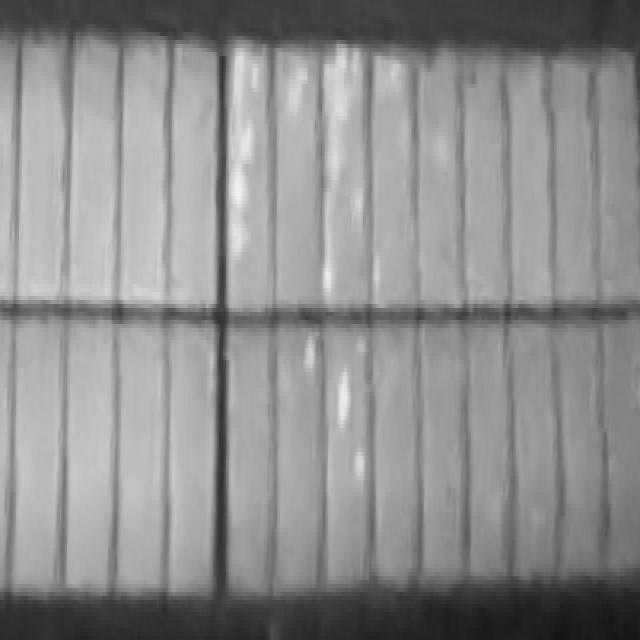
#> input picture dataset/train/HotSpot/-_png_jpg.rf.c1f120e967e66eb2b107ade0008847dc.jpg, 640 x 640 px; its folder holds only this picture in this run
$ python onlyfault.py dataset/train/HotSpot/-_png_jpg.rf.c1f120e967e66eb2b107ade0008847dc.jpg
#> lines starting #> are read from the running program, lines starting #| are printed output that depends on the picture
#> further down, img is the input picture: shape (640, 640, 3); min 20, max 241, mean 141.1
# ==============================================================================
# Thermal Image Analysis System for Photovoltaic Fault Detection   (v3)
# ------------------------------------------------------------------------------
# PIPELINE
#
#   1. TILT          coarse-to-fine projection-variance scan  ->  2-D FFT verification
#   2. PANEL AREA    LTI moving-variance maps (coarse window = area, fine window = borders),
#                    cut automatically with Otsu on a LOG scale
#   3. PANEL EDGES   1-level 2-D DWT edge bands (horizontal / vertical borders)
#   4. PANEL ROI     variance blobs -> morphological closing -> INSIDE CHECK
#                    (grow / trim / split / verify every row) -> DWT border snap -> +1 px pad
#   5. NOISE + HEAT  3x3 median noise removal inside the panel, thermal-delta map
#                    (pixel - local panel background), static row structure removed
#   6. HARD WAVELET  hard-threshold DWT of the heat map inside the ROI; two outputs:
#                      - thermal anomaly       (de-noised heat above threshold)
#                      - abrupt brightness increase (surviving detail coefficients)
#                    BOTH are marked as anomalies
#   7. CLASSIFY      squarish / small  -> Hotspot
#                    long              -> Line Fault
#                    long + lighter    -> Partial Shading
#
# THRESHOLDS
#   No fixed grey-level numbers.  Every threshold is DERIVED from the image being
#   processed (noise sigma, brightness range, cell size, Otsu split, ...).  `Config`
#   holds only RELATIVE knobs (sigma multipliers, fractions, cell-size multiples).
#   The dashboard has TWO sliders, which are all you normally need:
#       Sensitivity       right = catch weaker anomalies, left = only strong ones
#       Panel ROI cutoff  right = looser (larger ROI),   left = stricter (tighter ROI)
#   The derived absolute values are printed to the console on every update.
#
# Required packages:   pip install opencv-python numpy scipy PyWavelets matplotlib
# Run:                 python pv_fault_detection.py [image_path] [--no-tuner]
# ==============================================================================


# ==============================================================================
# BLOCK 1: IMPORTING LIBRARIES
# ==============================================================================

import sys                                   # Exit gracefully on fatal errors
import copy                                  # Deep-copy the config for the live tuner
import argparse                              # Optional command-line image path
from dataclasses import dataclass, field     # Clean, editable configuration containers
from types import SimpleNamespace            # Lightweight "bag of results" objects

import cv2                                   # OpenCV - image I/O + all computer-vision operations
import numpy as np                           # NumPy - matrix maths
import pywt                                  # PyWavelets - 2-D Discrete Wavelet Transform
import scipy.signal as spsig                 # SciPy Signal - IIR (Butterworth) filter design
from scipy import ndimage as ndi             # SciPy ndimage - nearest-panel-pixel fill
import matplotlib.pyplot as plt              # Matplotlib - diagnostic dashboard
from matplotlib.patches import Polygon       # Draw rotated fault boxes on the plots
from matplotlib.widgets import Slider, Button   # Live threshold tuner

try:                                         # Tkinter is only needed for the file-picker pop-up
    import tkinter as tk
    from tkinter import filedialog
except ImportError:                          # (headless machines: pass the path on the command line)
    tk, filedialog = None, None


# ==============================================================================
# CONFIGURATION  -  the ONLY place you need to edit
# ------------------------------------------------------------------------------
# Every value below is RELATIVE (a multiplier, a fraction, a number of cells).
# The absolute threshold used on a given image is computed from that image.
# ==============================================================================

@dataclass
class TiltCfg:
    coarse_range_deg: float = 45.0      # coarse scan covers  -R ... +R degrees
    coarse_step_deg: float = 1.0        # coarse scan step
    fine_half_range_deg: float = 2.0    # fine scan covers  coarse_winner +/- this
    fine_step_deg: float = 0.1          # fine scan step
    analysis_max_side: int = 640        # angle search runs on a copy no larger than this (speed)
    fft_r_min: float = 0.012            # FFT ring: inner radius (cycles/pixel) - skips DC blob
    fft_r_max: float = 0.30             # FFT ring: outer radius (cycles/pixel)
    agree_tol_deg: float = 3.0          # FFT and projection estimates "agree" inside this


@dataclass
class RoiCfg:
    var_window_frac: float = 0.03       # coarse LTI window (panel AREA)  = this * min(H, W)  (0.03 -> 15 px on 512 px)
    fine_window_frac: float = 0.01      # fine LTI window (panel BORDERS / inside check) = this * min(H, W)
    var_thresh_scale: float = 1.0       # PANEL ROI CUTOFF: x the automatic (Otsu) cut.  <1 stricter, >1 looser
    auto_cutoff: bool = True            # if the ROI is empty / covers almost everything, retry other cutoffs
    inside_frac: float = 0.5            # a row/column is "panel" if it is >= this * the panel's own smoothness
    dark_frac: float = 0.10             # ignore pixels darker than this * (99.5th percentile brightness)
    wavelet: str = 'db4'                # mother wavelet for the panel-edge DWT
    edge_z: float = 4.0                 # a DWT border must exceed  edge_z * robust-noise  to be accepted
    snap_to_edges: bool = True          # extend ROI sides outward onto the DWT panel borders
    close_h_cells: float = 2.5          # horizontal closing kernel = this * cell width (bridges module gaps / faults)
    gap_split_cells: float = 1.2        # a non-panel column band wider than this * cell width splits a row in two
    min_panel_cells: float = 3.0        # smallest ROI blob kept, in cell footprints
    min_smooth_frac: float = 0.35       # a candidate must be at least this fraction smooth surface
    pad_px: int = 1                     # final padding ("1 px add-on")


@dataclass
class ThermalCfg:
    bg_window_cells: float = 4.0        # background median window = this * cell width
    margin_cells: float = 0.06          # ROI rim ignored for detection = this * cell width (min 2 px)
    sensitivity: float = 1.0            # global detection gain.  >1 more sensitive (thresholds / gain)
    z_hi: float = 5.0                   # seed threshold   = z_hi * noise sigma
    z_lo: float = 2.5                   # growth threshold = z_lo * noise sigma
    min_contrast_frac: float = 0.06     # ...but never below this fraction of the image dynamic range
    hyst_ratio: float = 0.5             # growth threshold is at least this * seed threshold
    wavelet: str = 'db4'                # wavelet for the hard-threshold enhancement
    wav_level: int = 2                  # decomposition depth
    wav_tau_scale: float = 0.7          # hard threshold = scale * sigma * sqrt(2 ln N)  (Donoho universal)
    wav_gain: float = 1.0               # >1 boosts the surviving (abrupt) detail coefficients
    abrupt_z: float = 2.0               # abrupt-increase map must exceed abrupt_z * sigma to count as anomaly
    denoise: bool = True                # 3x3 median inside the panel before the heat map (removes salt & pepper)
    frag_gap_cells: float = 0.5         # bridge gaps up to this * cell width ALONG a row (cell gaps cut a stripe)
    frag_gap_v_cells: float = 0.15      # ...but only this much across rows (keeps neighbouring faults apart)
    peak_radius_cells: float = 0.25     # growth is judged against the strongest pixel within this * cell width
    region_peak_frac: float = 0.4       # a fault keeps only pixels >= this * its own peak (stops halo bloat)
    min_region_cells: float = 0.01      # smallest fault kept, in cell footprints (min 6 px)


@dataclass
class ClassCfg:
    aspect_long: float = 3.0            # long side / short side needed to count as "long"
    min_len_h_cells: float = 1.5        # a horizontal line must be >= this many cell WIDTHS long
    min_len_v_cells: float = 0.5        # a vertical line must be >= this many cell HEIGHTS long
    ps_max_heat: float = 0.5            # long + heat below this = Partial Shading, else Line Fault
    ref_floor_frac: float = 0.4         # heat reference is at least this * image dynamic range


@dataclass
class FsiCfg:
    w_area: float = 0.35                # weight of spatial extent in the FSI
    w_intensity: float = 0.65           # weight of thermal intensity in the FSI
    full_area_cells: float = 2.0        # a fault covering this many cell footprints = full area score
    type_weight: dict = field(default_factory=lambda: {
        'Hotspot': 1.0, 'Line Fault': 0.75, 'Partial Shading': 0.40})


@dataclass
class IirCfg:
    enabled: bool = True                # run the Butterworth continuity check on long faults
    order: int = 2                      # Butterworth order
    cutoff: float = 0.20                # normalised digital cut-off (1.0 = Nyquist)
    min_cover: float = 0.90             # fraction of the fault length that must stay hot
    can_reclassify: bool = False        # True: an unconfirmed Line Fault is downgraded to Hotspot


@dataclass
class Config:
    tilt: TiltCfg = field(default_factory=TiltCfg)
    roi: RoiCfg = field(default_factory=RoiCfg)
    thermal: ThermalCfg = field(default_factory=ThermalCfg)
    cls: ClassCfg = field(default_factory=ClassCfg)
    fsi: FsiCfg = field(default_factory=FsiCfg)
    iir: IirCfg = field(default_factory=IirCfg)


# Fault colours (BGR for OpenCV) and short labels
FAULT_COLOR = {'Hotspot': (0, 0, 255), 'Line Fault': (0, 255, 255), 'Partial Shading': (0, 165, 255)}
FAULT_ABBR = {'Hotspot': 'HS', 'Line Fault': 'LF', 'Partial Shading': 'PS'}


def odd(n, lo=3):
    """Round to the nearest odd integer >= lo (kernel sizes must be odd)."""
    n = max(int(round(n)), lo)
    return n if n % 2 == 1 else n + 1


# ==============================================================================
# BLOCK 2: IMAGE FILE SELECTION
# ==============================================================================

# [10 lines left out: function select_image, not called in this run]


# ==============================================================================
# BLOCK 3: TILT ALIGNMENT   (coarse -> fine scan, then FFT verification)
# ------------------------------------------------------------------------------
# A) Coarse scan  : 91 angles, -45..+45 deg, 1 deg steps
# B) Fine scan    : 41 angles around the coarse winner, 0.1 deg steps
#    Score        : var(row means) + var(column means).  Horizontal panel rows
#                   make the row-mean signal swing strongly -> large variance.
# C) Final rotate : winning angle, cubic interpolation, on the FULL image.
# D) FFT verify   : Hanning-windowed 2-D DFT.  A tilted grid puts its spectral
#                   energy on two perpendicular streaks; the streak direction is
#                   the tilt.  Instead of trusting one brightest pixel, the
#                   log-magnitude is integrated over a ring at every angle
#                   (angular energy profile), folded modulo 90 deg, and the peak
#                   of that profile is the FFT tilt estimate.
#
# Improvements over v1: the angle search runs on a downscaled copy (same angle,
# much faster); the FFT estimate uses the whole angular profile (robust); a
# validity mask of the rotated frame is returned so replicated border pixels are
# never mistaken for "smooth panel surface" downstream.
# ==============================================================================

def _projection_score(img, angle, cx, cy):
    M = cv2.getRotationMatrix2D((cx, cy), angle, 1.0)
    rot = cv2.warpAffine(img, M, (img.shape[1], img.shape[0]),
                         flags=cv2.INTER_NEAREST, borderMode=cv2.BORDER_REPLICATE)
    return float(np.var(np.mean(rot, axis=1)) + np.var(np.mean(rot, axis=0)))


def fft_tilt_estimate(gray, tcfg):
    """Independent tilt estimate from the Hanning-windowed 2-D DFT (returns angle, log-magnitude)."""
    h, w = gray.shape
    g = gray.astype(np.float32)
    g -= g.mean()                                              # remove DC so it cannot dominate
    win = np.outer(np.hanning(h), np.hanning(w)).astype(np.float32)   # taper edges -> no spectral leakage
    F = np.fft.fftshift(np.fft.fft2(g * win))                  # 2-D DFT, DC moved to the centre
    mag = np.log1p(np.abs(F)).astype(np.float32)               # log-magnitude spectrum

    # Sample the spectrum on a polar grid: 720 angles (0.5 deg) x 96 radii (physical frequency units,
    # so non-square images keep true angles).
    n_ang = 720
    theta = np.linspace(0.0, 2.0 * np.pi, n_ang, endpoint=False)
    rho = np.linspace(tcfg.fft_r_min, tcfg.fft_r_max, 96)
    mx = (w // 2 + np.outer(np.cos(theta), rho) * w).astype(np.float32)
    my = (h // 2 + np.outer(np.sin(theta), rho) * h).astype(np.float32)
    polar = cv2.remap(mag, mx, my, cv2.INTER_LINEAR)
    profile = polar.mean(axis=1)                               # angular energy profile (0.5 deg bins)

    fold = profile.reshape(4, n_ang // 4).sum(axis=0)          # a grid has energy every 90 deg -> fold
    ext = np.concatenate([fold[-4:], fold, fold[:4]])          # circular smoothing (9 bins)
    fold = np.convolve(ext, np.ones(9) / 9.0, mode='same')[4:-4]
    peak_deg = float(np.argmax(fold)) * 0.5                    # 0 .. 90 deg
    fft_angle = ((peak_deg + 45.0) % 90.0) - 45.0              # wrap into [-45, +45)
    return fft_angle, mag


def detect_and_align_tilt(gray, tcfg):
    """
    Returns SimpleNamespace(angle, fft_angle, agree, gray_aligned, valid, rot_mat, fft_mag)
      angle        : tilt (deg) chosen by the projection scan - this one is applied
      fft_angle    : independent FFT estimate (verification only)
      valid        : uint8 mask, 255 where the rotated frame holds real image data
    """
    h, w = gray.shape
    scale = min(1.0, tcfg.analysis_max_side / float(max(h, w)))
    if scale < 1.0:
        small = cv2.resize(gray, (max(16, int(round(w * scale))), max(16, int(round(h * scale)))),
                           interpolation=cv2.INTER_AREA)
    else:
        small = gray
    sh, sw = small.shape
    scx, scy = sw // 2, sh // 2

    # ---- Step A: coarse scan ------------------------------------------------
    R = tcfg.coarse_range_deg
    coarse = np.linspace(-R, R, int(round(2 * R / tcfg.coarse_step_deg)) + 1)
    best_angle, max_score = 0.0, -1.0
    for a in coarse:
        s = _projection_score(small, a, scx, scy)
        if s > max_score:
            max_score, best_angle = s, float(a)
#> this loop made 91 passes
#> (s, max_score) on passes 1, 17, 18, 19, 20, 21, 22, 23: (660.6, 660.6), (667.5, 667.5), (676.9, 676.9), (687.8, 687.8), (699.9, 699.9), (713.6, 713.6), (729.1, 729.1), (746.3, 746.3)
#> pass 1, in _projection_score, `rot = cv2.warpAffine(img, M, (img.shape[1], img.shape[0]), flags=cv2.I..`:
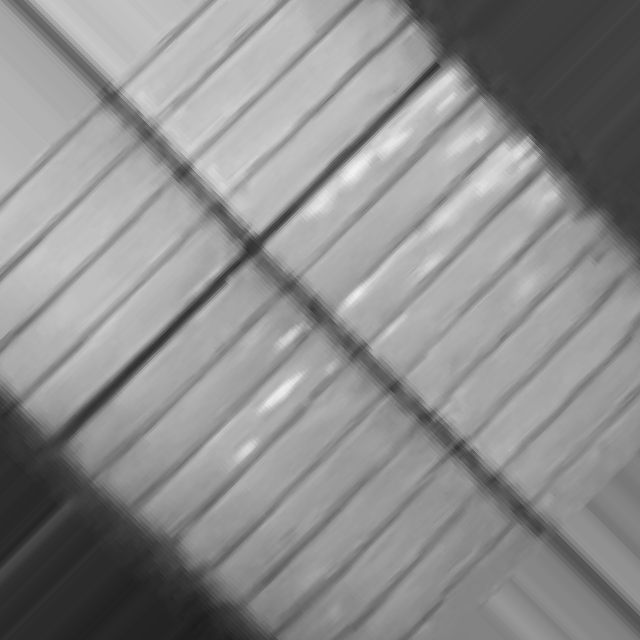
#> rot: shape (640, 640); min 28, max 241, mean 141.2
#> pass 2, in _projection_score (call 2), `rot = cv2.warpAffine(img, M, (img.shape[1], img.shape[0]), flags=cv2.I..`:
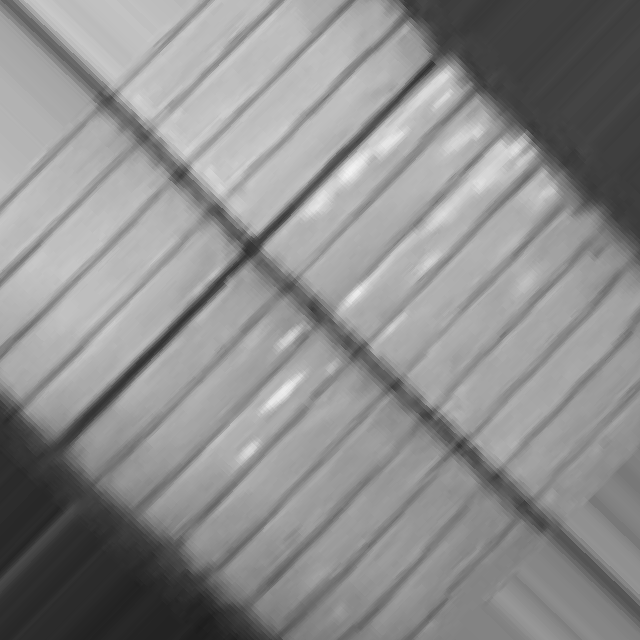
#> rot: shape (640, 640); min 28, max 241, mean 141.2
#> pass 3, in _projection_score (call 3), `rot = cv2.warpAffine(img, M, (img.shape[1], img.shape[0]), flags=cv2.I..`:
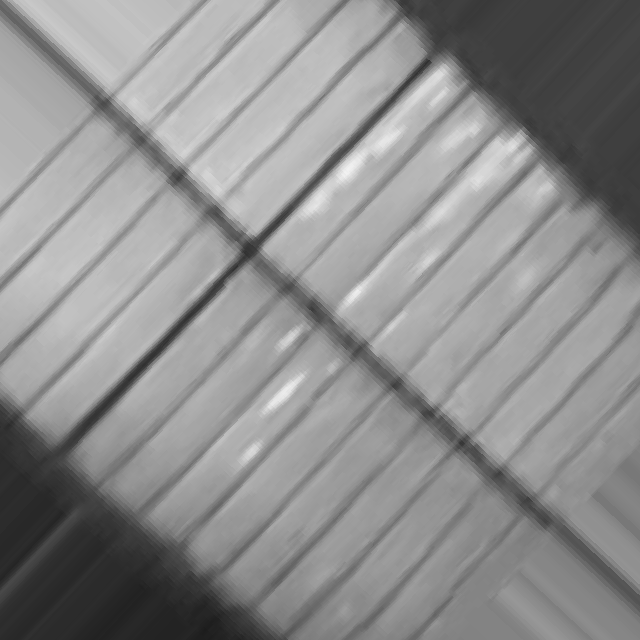
#> rot: shape (640, 640); min 28, max 241, mean 141.3
#> after the loop, best_angle = 0; max_score = 1823.6

    # ---- Step B: fine scan around the coarse winner -------------------------
    fh = tcfg.fine_half_range_deg
    n_fine = int(round(2 * fh / tcfg.fine_step_deg)) + 1
    for a in np.linspace(best_angle - fh, best_angle + fh, n_fine):
        s = _projection_score(small, a, scx, scy)
        if s > max_score:
            max_score, best_angle = s, float(a)
#> this loop made 41 passes
#> s on passes 1 to 8: 1679.2, 1687.7, 1696.4, 1705.2, 1713.6, 1722.6, 1731, 1740.4
#> pass 1, in _projection_score (call 92), `rot = cv2.warpAffine(img, M, (img.shape[1], img.shape[0]), flags=cv2.I..`:
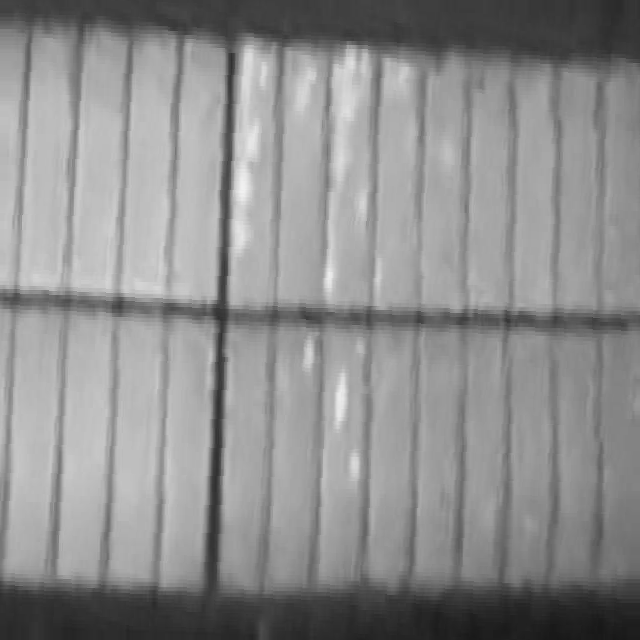
#> rot: shape (640, 640); min 23, max 241, mean 141.3
#> after the loop, best_angle = 0; max_score = 1823.6

    # ---- Step C: final rotation of the FULL image ---------------------------
    rot_mat = cv2.getRotationMatrix2D((w // 2, h // 2), best_angle, 1.0)
#> rot_mat = [[1, 0, 0], [0, 1, 0]]
    gray_aligned = cv2.warpAffine(gray, rot_mat, (w, h), flags=cv2.INTER_CUBIC,
                                  borderMode=cv2.BORDER_REPLICATE)
    valid = cv2.warpAffine(np.full((h, w), 255, np.uint8), rot_mat, (w, h),
                           flags=cv2.INTER_NEAREST, borderMode=cv2.BORDER_CONSTANT, borderValue=0)
#> valid: shape (640, 640); every value is 255
    valid = cv2.erode(valid, np.ones((5, 5), np.uint8))          # 2 px safety rim

    # ---- Step D: FFT verification (does NOT change the angle) ---------------
    fft_angle, fft_mag = fft_tilt_estimate(small, tcfg)
#> in fft_tilt_estimate, `mag = np.log1p(np.abs(F)).astype(np.float32)`:
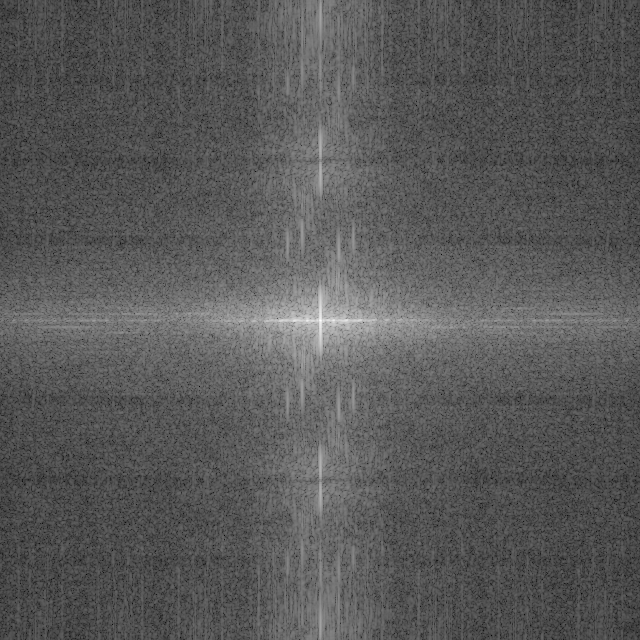
#> mag: shape (640, 640) float32; min 0.0753, max 14.4, mean 5.1; drawn with min black and max white
#> in fft_tilt_estimate, `profile = polar.mean(axis=1)`: profile = 720 values, max 9.2 at index 0, min 6.09 at index 107, mean 6.77
#> (the rest of the program and of its run is left out)
